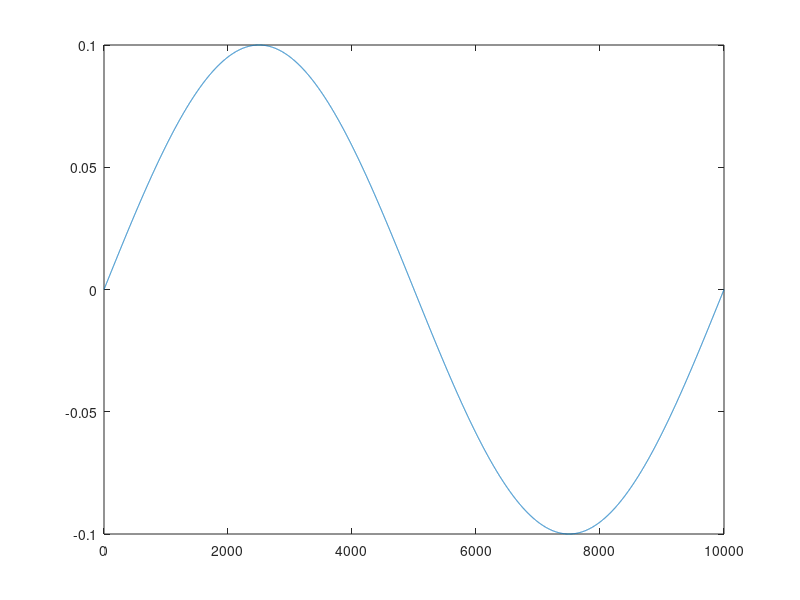
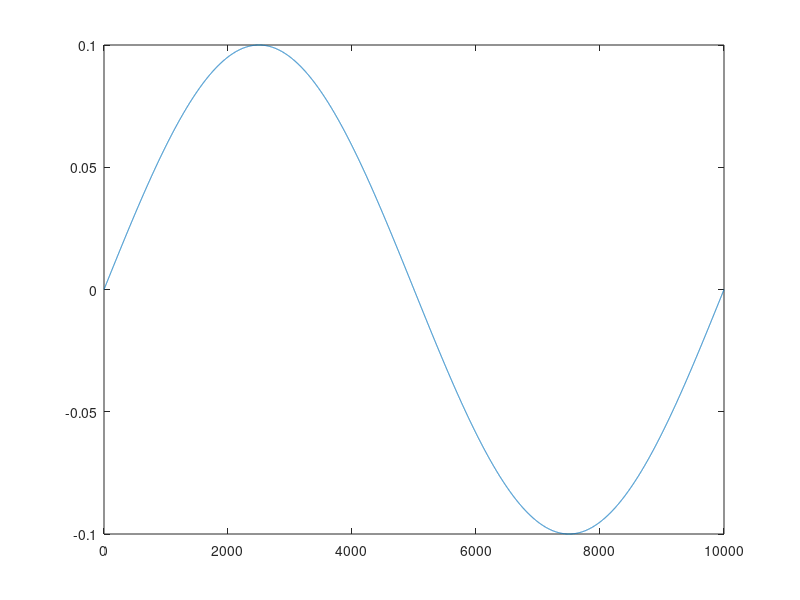
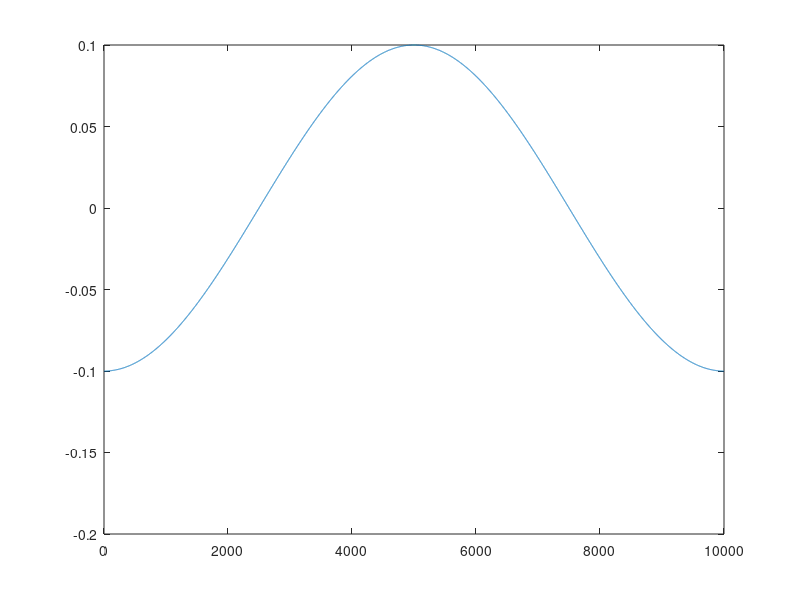
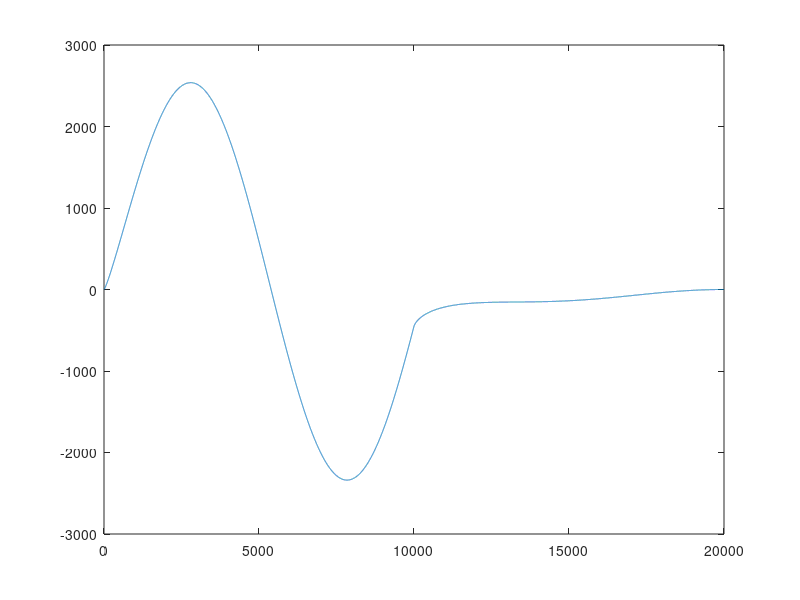

These charts were generated, in order, by the following MATLAB code:
clc
clear all
close all
len=10000;
t=(1:len-1)/10000;
x=0.1*sin(2*pi*t);%+0.2*sin(2*pi*2*t);
y=hilbert(x);
figure
plot(x)
figure
plot(real(y))
figure
plot(imag(y))

h=1./(pi*t);
yh=conv(h,x);
figure
plot(yh)
